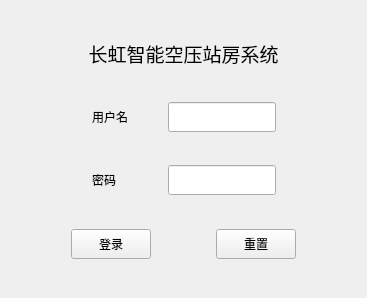
<?xml version="1.0" encoding="UTF-8"?>
<ui version="4.0">
 <class>Login</class>
 <widget class="QWidget" name="Login">
  <property name="geometry">
   <rect>
    <x>0</x>
    <y>0</y>
    <width>367</width>
    <height>298</height>
   </rect>
  </property>
  <property name="windowTitle">
   <string>登录</string>
  </property>
  <layout class="QGridLayout" name="gridLayout">
   <item row="3" column="0">
    <layout class="QHBoxLayout" name="horizontalLayout">
     <item>
      <spacer name="horizontalSpacer">
       <property name="orientation">
        <enum>Qt::Horizontal</enum>
       </property>
       <property name="sizeHint" stdset="0">
        <size>
         <width>40</width>
         <height>20</height>
        </size>
       </property>
      </spacer>
     </item>
     <item>
      <widget class="QLabel" name="label">
       <property name="minimumSize">
        <size>
         <width>70</width>
         <height>30</height>
        </size>
       </property>
       <property name="maximumSize">
        <size>
         <width>70</width>
         <height>30</height>
        </size>
       </property>
       <property name="text">
        <string>用户名</string>
       </property>
      </widget>
     </item>
     <item>
      <widget class="QLineEdit" name="userName">
       <property name="minimumSize">
        <size>
         <width>0</width>
         <height>30</height>
        </size>
       </property>
       <property name="maximumSize">
        <size>
         <width>16777215</width>
         <height>30</height>
        </size>
       </property>
      </widget>
     </item>
     <item>
      <spacer name="horizontalSpacer_2">
       <property name="orientation">
        <enum>Qt::Horizontal</enum>
       </property>
       <property name="sizeHint" stdset="0">
        <size>
         <width>40</width>
         <height>20</height>
        </size>
       </property>
      </spacer>
     </item>
    </layout>
   </item>
   <item row="5" column="0">
    <layout class="QHBoxLayout" name="horizontalLayout_2">
     <item>
      <spacer name="horizontalSpacer_3">
       <property name="orientation">
        <enum>Qt::Horizontal</enum>
       </property>
       <property name="sizeHint" stdset="0">
        <size>
         <width>40</width>
         <height>20</height>
        </size>
       </property>
      </spacer>
     </item>
     <item>
      <widget class="QLabel" name="label_2">
       <property name="minimumSize">
        <size>
         <width>70</width>
         <height>30</height>
        </size>
       </property>
       <property name="maximumSize">
        <size>
         <width>70</width>
         <height>30</height>
        </size>
       </property>
       <property name="text">
        <string>密码</string>
       </property>
      </widget>
     </item>
     <item>
      <widget class="QLineEdit" name="passWord">
       <property name="minimumSize">
        <size>
         <width>0</width>
         <height>30</height>
        </size>
       </property>
       <property name="maximumSize">
        <size>
         <width>16777215</width>
         <height>30</height>
        </size>
       </property>
       <property name="echoMode">
        <enum>QLineEdit::Password</enum>
       </property>
      </widget>
     </item>
     <item>
      <spacer name="horizontalSpacer_4">
       <property name="orientation">
        <enum>Qt::Horizontal</enum>
       </property>
       <property name="sizeHint" stdset="0">
        <size>
         <width>40</width>
         <height>20</height>
        </size>
       </property>
      </spacer>
     </item>
    </layout>
   </item>
   <item row="7" column="0">
    <layout class="QHBoxLayout" name="horizontalLayout_3">
     <item>
      <spacer name="horizontalSpacer_5">
       <property name="orientation">
        <enum>Qt::Horizontal</enum>
       </property>
       <property name="sizeHint" stdset="0">
        <size>
         <width>40</width>
         <height>20</height>
        </size>
       </property>
      </spacer>
     </item>
     <item>
      <widget class="QPushButton" name="LoginBtn">
       <property name="minimumSize">
        <size>
         <width>0</width>
         <height>30</height>
        </size>
       </property>
       <property name="maximumSize">
        <size>
         <width>16777215</width>
         <height>30</height>
        </size>
       </property>
       <property name="text">
        <string>登录</string>
       </property>
      </widget>
     </item>
     <item>
      <spacer name="horizontalSpacer_7">
       <property name="orientation">
        <enum>Qt::Horizontal</enum>
       </property>
       <property name="sizeHint" stdset="0">
        <size>
         <width>40</width>
         <height>20</height>
        </size>
       </property>
      </spacer>
     </item>
     <item>
      <widget class="QPushButton" name="LoginResetBtn">
       <property name="minimumSize">
        <size>
         <width>0</width>
         <height>30</height>
        </size>
       </property>
       <property name="maximumSize">
        <size>
         <width>16777215</width>
         <height>30</height>
        </size>
       </property>
       <property name="text">
        <string>重置</string>
       </property>
      </widget>
     </item>
     <item>
      <spacer name="horizontalSpacer_6">
       <property name="orientation">
        <enum>Qt::Horizontal</enum>
       </property>
       <property name="sizeHint" stdset="0">
        <size>
         <width>40</width>
         <height>20</height>
        </size>
       </property>
      </spacer>
     </item>
    </layout>
   </item>
   <item row="1" column="0">
    <widget class="QLabel" name="logLabel">
     <property name="font">
      <font>
       <family>微软雅黑</family>
       <pointsize>14</pointsize>
      </font>
     </property>
     <property name="text">
      <string>长虹智能空压站房系统</string>
     </property>
     <property name="alignment">
      <set>Qt::AlignCenter</set>
     </property>
    </widget>
   </item>
   <item row="8" column="0">
    <spacer name="verticalSpacer_2">
     <property name="orientation">
      <enum>Qt::Vertical</enum>
     </property>
     <property name="sizeHint" stdset="0">
      <size>
       <width>20</width>
       <height>40</height>
      </size>
     </property>
    </spacer>
   </item>
   <item row="2" column="0">
    <spacer name="verticalSpacer_3">
     <property name="orientation">
      <enum>Qt::Vertical</enum>
     </property>
     <property name="sizeHint" stdset="0">
      <size>
       <width>20</width>
       <height>40</height>
      </size>
     </property>
    </spacer>
   </item>
   <item row="0" column="0">
    <spacer name="verticalSpacer">
     <property name="orientation">
      <enum>Qt::Vertical</enum>
     </property>
     <property name="sizeHint" stdset="0">
      <size>
       <width>20</width>
       <height>40</height>
      </size>
     </property>
    </spacer>
   </item>
   <item row="4" column="0">
    <spacer name="verticalSpacer_4">
     <property name="orientation">
      <enum>Qt::Vertical</enum>
     </property>
     <property name="sizeHint" stdset="0">
      <size>
       <width>20</width>
       <height>40</height>
      </size>
     </property>
    </spacer>
   </item>
   <item row="6" column="0">
    <spacer name="verticalSpacer_5">
     <property name="orientation">
      <enum>Qt::Vertical</enum>
     </property>
     <property name="sizeHint" stdset="0">
      <size>
       <width>20</width>
       <height>40</height>
      </size>
     </property>
    </spacer>
   </item>
  </layout>
 </widget>
 <resources/>
 <connections/>
</ui>
